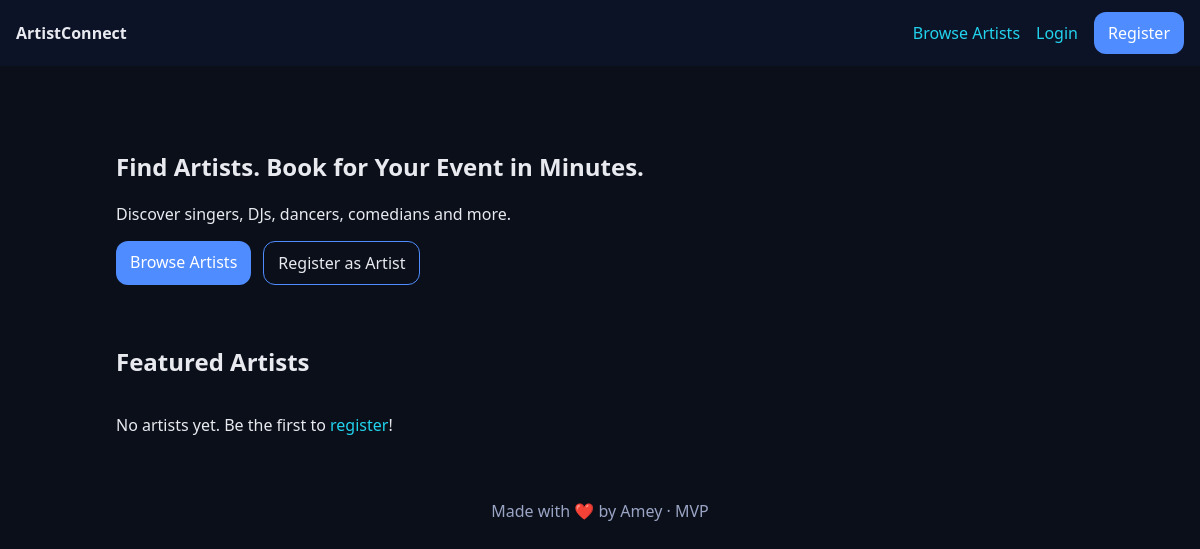
Before: / with the older database file.
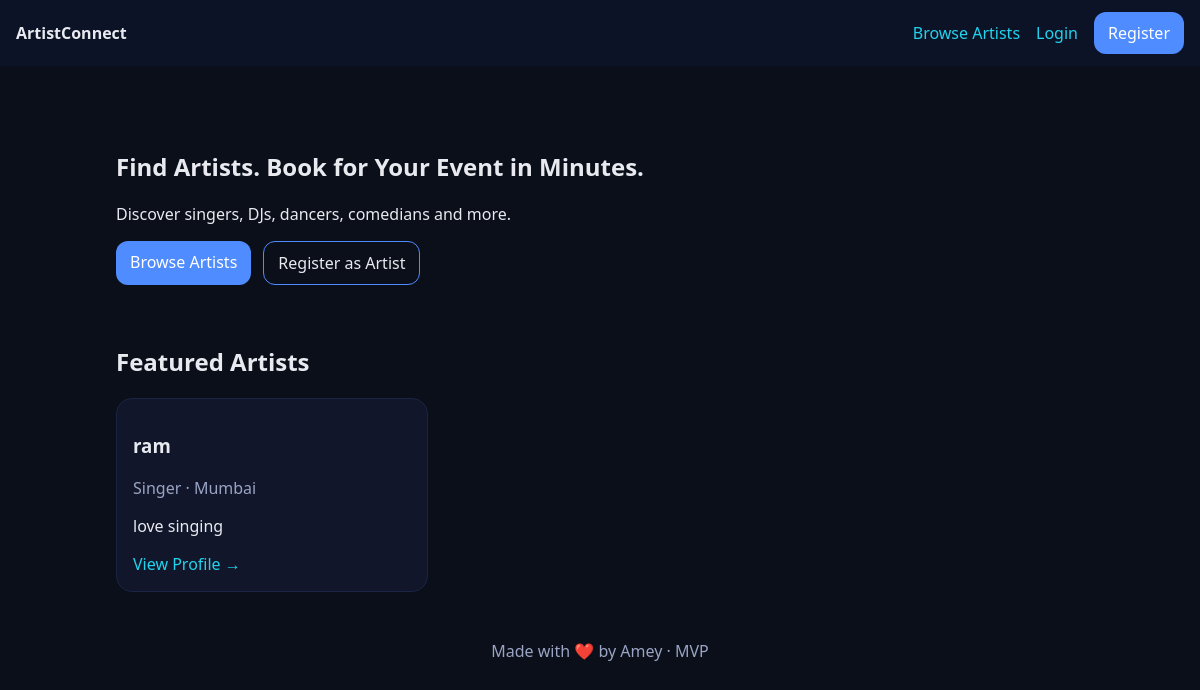
After: the same page with the newer database file.
### app/models.py (models this page shows, shortened)
class ArtistProfile(db.Model):
    id = db.Column(db.Integer, primary_key=True)
    user_id = db.Column(db.Integer, db.ForeignKey('user.id'), nullable=False)
    category = db.Column(db.String(80), nullable=False)  # Singer, DJ, Dancer...
    location = db.Column(db.String(120), nullable=False)
    bio = db.Column(db.Text, nullable=True)
    demo_links = db.Column(db.Text, nullable=True)  # newline separated links
    charges = db.Column(db.String(80), nullable=True)  # optional text
    profile_image = db.Column(db.String(200), nullable=True)  # filename for profile image

class User(db.Model):
    id = db.Column(db.Integer, primary_key=True)
    name = db.Column(db.String(120), nullable=False)
    email = db.Column(db.String(120), unique=True, nullable=False)
    password_hash = db.Column(db.String(255), nullable=False)
    role = db.Column(db.String(20), nullable=False)  # 'artist' or 'organizer'
    created_at = db.Column(db.DateTime, default=datetime.utcnow)
    artist_profile = db.relationship('ArtistProfile', backref='user', uselist=False)
    organizer_profile = db.relationship('OrganizerProfile', backref='user', uselist=False)

### app/routes.py (the view)
def index():
    top_artists = ArtistProfile.query.limit(6).all()
    return render_template("index.html", top_artists=top_artists)

### app/templates/index.html
{% extends "base.html" %}
{% block content %}
  <section class="hero">
    <h1>Find Artists. Book for Your Event in Minutes.</h1>
    <p>Discover singers, DJs, dancers, comedians and more.</p>
    <div class="actions">
      <a class="btn" href="{{ url_for('artists_list') }}">Browse Artists</a>
      <a class="btn-outline" href="{{ url_for('register') }}">Register as Artist</a>
    </div>
  </section>
  <section>
    <h2>Featured Artists</h2>
    <div class="grid">
      {% for prof in top_artists %}
        <div class="card">
          <h3>{{ prof.user.name }}</h3>
          <p class="muted">{{ prof.category }} · {{ prof.location }}</p>
          <p>{{ (prof.bio or '')[:120] }}{% if prof.bio and prof.bio|length>120 %}...{% endif %}</p>
          <a class="link" href="{{ url_for('artist_profile_view', user_id=prof.user.id) }}">View Profile →</a>
        </div>
      {% else %}
        <p>No artists yet. Be the first to <a href="{{ url_for('register') }}">register</a>!</p>
      {% endfor %}
    </div>
  </section>
{% endblock %}

### app/templates/base.html (shortened to what this page needs)
<!doctype html>
<html lang="en">
<head>
  <link rel="stylesheet" href="{{ url_for('static', filename='css/styles.css') }}">
</head>
<body>
  <nav class="nav">
    <a href="{{ url_for('index') }}" class="brand">ArtistConnect</a>
    <a href="{{ url_for('artists_list') }}">Browse Artists</a>
    {% if session.get('user_id') %}
      <a href="{{ url_for('dashboard') }}">Dashboard</a>
      <a href="{{ url_for('logout') }}">Logout</a>
    {% else %}
      <a href="{{ url_for('login') }}">Login</a>
      <a href="{{ url_for('register') }}" class="btn">Register</a>
    {% endif %}
  </nav>
  <main class="container">
    {% block content %}{% endblock %}
  </main>
  <footer class="footer">
    Made with ❤️ by Amey · MVP
  </footer>
</body>
</html>

### app/static/css/styles.css (style rules this page uses)
:root { --bg:#0b0f19; --card:#11162a; --text:#e8eaf0; --muted:#9aa4c4; --primary:#4f8cff; --accent:#22d3ee; }
* { box-sizing:border-box }
body { margin:0;background:var(--bg);color:var(--text);font-family:ui-sans-serif,system-ui,Segoe UI,Roboto,Helvetica,Arial }
a { color:var(--accent);text-decoration:none }
.container { max-width:1000px;margin:24px auto;padding:0 16px }
.nav { display:flex;gap:16px;align-items:center;padding:12px 16px;background:#0d1326;position:sticky;top:0 }
.brand { font-weight:700;color:var(--text) }
.btn { background:var(--primary);color:white;padding:10px 14px;border-radius:12px;display:inline-block }
.btn-outline { border:1px solid var(--primary);color:var(--text);padding:10px 14px;border-radius:12px }
.hero { padding:40px 0 }
.actions { display:flex;gap:12px;margin-top:12px }
.grid { display:grid;grid-template-columns:repeat(auto-fill,minmax(240px,1fr));gap:16px }
.card { background:var(--card);border:1px solid #1b2442;border-radius:16px;padding:16px }
.muted { color:var(--muted) }
.footer { padding:24px;text-align:center;color:var(--muted) }
.link { color:var(--accent) }

Changed rows visible on the page:
added ArtistProfile: user.name "ram", category "Singer", location "Mumbai", bio "love singing"
Other visible differences:
text no longer shown: "No artists yet. Be the first to register !"
